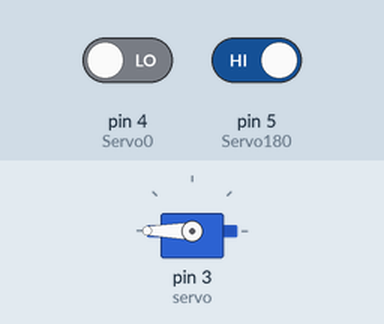
This sketch was run on a simulated Arduino Uno, built with avr-gcc and run on an emulated ATmega328P. Parts: servo. The test bench sets the inputs (shaded band); at power-on: pin 5 (Servo180) HIGH, pin 4 (Servo0) LOW.

Above: at 1.8 s.
1.9 s: pin 5 (Servo180) driven LOW
At 2.7 s:
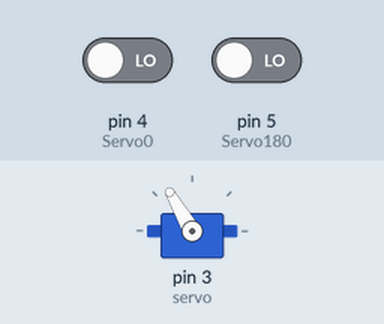
3.5 s: pin 4 (Servo0) driven HIGH
At 5.2 s:
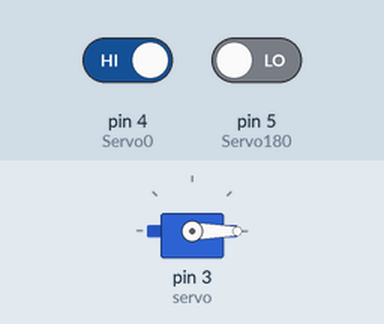
5.5 s: pin 4 (Servo0) driven LOW
At 6.9 s:
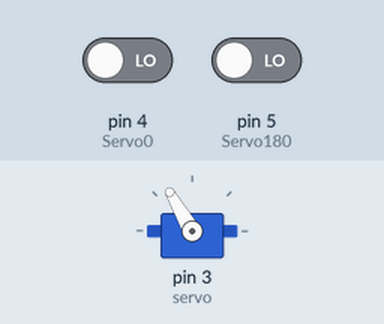
7.5 s: pin 5 (Servo180) driven HIGH
At 8.4 s:
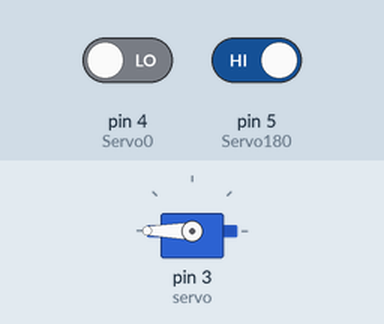
Timing chart, 0 to 10.5 s (numbered marks = the images above; inputs shaded):
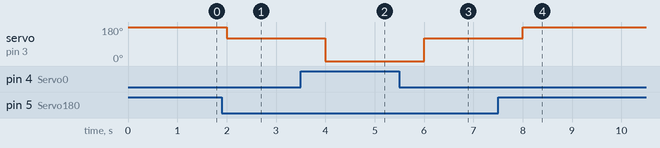

The sketch:

ArduinoProMicroRelay.ino
```cpp
#include <Servo.h>
#include <Wire.h>

Servo servo;

const int Servopin = 3;
const int Servo0 = 4;
const int Servo180 = 5;

const int downAngle = 0;
const int depositAngle = 180;
const int holdAngle = 120;

void setup() {
  Serial.begin(115200);
  servo.attach(3);
  pinMode(Servo0, INPUT);
  pinMode(Servo180, INPUT);
}

void loop() {
  if(digitalRead(Servo0) == HIGH && digitalRead(Servo180) == LOW){
    servo.write(downAngle);
    delay(1000);
    }
  if(digitalRead(Servo0) == LOW && digitalRead(Servo180) == HIGH){
    servo.write(depositAngle);
    delay(1000);
    }
  if(digitalRead(Servo0) == LOW && digitalRead(Servo180) == LOW){
    servo.write(holdAngle);
    delay(1000);
    }
}
```

Measured:
- after the input at 1.9 s, servo on pin 3 (servo): 180° → 120° after 0.10 s
- after the input at 3.5 s, servo on pin 3 (servo): 120° → 0° after 0.50 s
- after the input at 5.5 s, servo on pin 3 (servo): 0° → 120° after 0.50 s
- after the input at 7.5 s, servo on pin 3 (servo): 120° → 180° after 0.50 s
